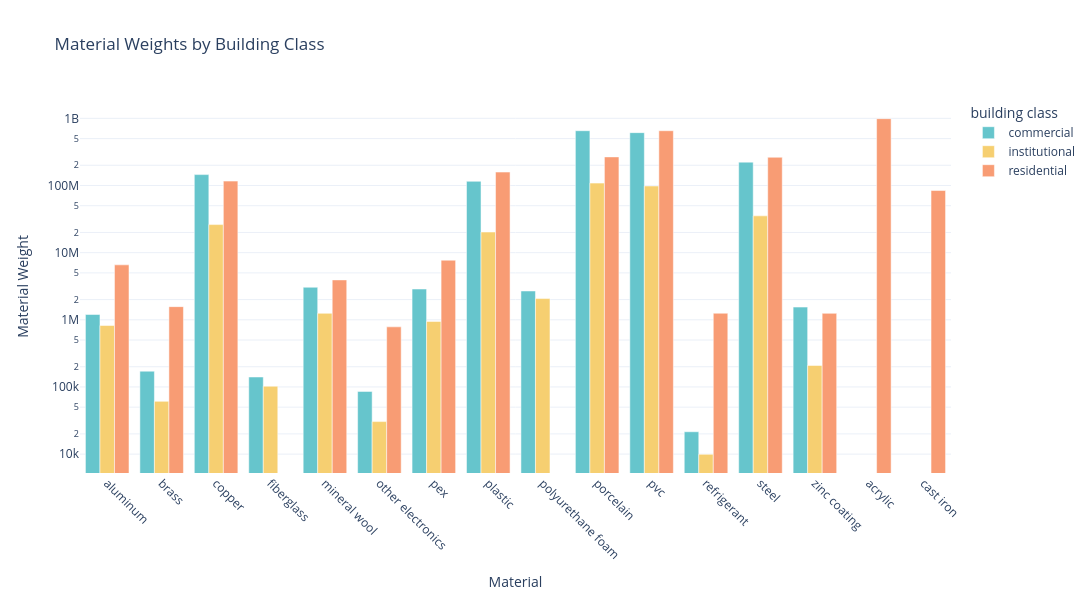

Source (notebook cell):
### Code cell
import plotly.express as px

# Create the plotly figure
fig = px.bar(
    df_final_agg,
    x='material',
    y='material_weight',
    color='building class',
    barmode='group',
    title='Material Weights by Building Class',
    color_discrete_sequence=px.colors.qualitative.Pastel,  # Pastel color sequence
)

# Update layout for appearance
fig.update_layout(
    template='plotly_white',
    xaxis_title="Material",
    yaxis_title="Material Weight",
    xaxis=dict(tickangle=45),
    width=1200,
    height=600
)

# Change y-axis to log scale
fig.update_yaxes(type='log')

# Display the figure
fig.show()

# Export as SVG
fig.write_image("material_weights_log_scale.svg")

### Figure 1 — Plotly figure (JSON) as saved in the notebook; plotly's stock layout.template omitted (floating-point values rounded to 4 significant figures)
{"data": [{"alignmentgroup": "True", "hovertemplate": "building class=commercial<br>material=%{x}<br>material_weight=%{y}<extra></extra>", "legendgroup": "commercial", "marker": {"color": "rgb(102, 197, 204)", "pattern": {"shape": ""}}, "name": "commercial", "offsetgroup": "commercial", "orientation": "v", "showlegend": true, "textposition": "auto", "type": "bar", "x": ["aluminum", "brass", "copper", "fiberglass", "mineral wool", "other electronics", "pex", "plastic", "polyurethane foam", "porcelain", "pvc", "refrigerant", "steel", "zinc coating"], "xaxis": "x", "y": [1201000.0, 171700.0, 145400000.0, 140700.0, 3055000.0, 85850.0, 2873000.0, 115500000.0, 2687000.0, 654800000.0, 613100000.0, 21520.0, 223000000.0, 1547000.0], "yaxis": "y"}, {"alignmentgroup": "True", "hovertemplate": "building class=institutional<br>material=%{x}<br>material_weight=%{y}<extra></extra>", "legendgroup": "institutional", "marker": {"color": "rgb(246, 207, 113)", "pattern": {"shape": ""}}, "name": "institutional", "offsetgroup": "institutional", "orientation": "v", "showlegend": true, "textposition": "auto", "type": "bar", "x": ["aluminum", "brass", "copper", "fiberglass", "mineral wool", "other electronics", "pex", "plastic", "polyurethane foam", "porcelain", "pvc", "refrigerant", "steel", "zinc coating"], "xaxis": "x", "y": [821900.0, 61010.0, 26190000.0, 102500.0, 1249000.0, 30510.0, 947100.0, 20290000.0, 2072000.0, 108580809, 98330000.0, 9916.0, 35340000.0, 209000.0], "yaxis": "y"}, {"alignmentgroup": "True", "hovertemplate": "building class=residential<br>material=%{x}<br>material_weight=%{y}<extra></extra>", "legendgroup": "residential", "marker": {"color": "rgb(248, 156, 116)", "pattern": {"shape": ""}}, "name": "residential", "offsetgroup": "residential", "orientation": "v", "showlegend": true, "textposition": "auto", "type": "bar", "x": ["acrylic", "aluminum", "brass", "cast iron", "copper", "mineral wool", "other electronics", "pex", "plastic", "porcelain", "pvc", "refrigerant", "steel", "zinc coating"], "xaxis": "x", "y": [990400000.0, 6583000.0, 1571000.0, 84240000.0, 116300000.0, 3928000.0, 785500.0, 7727000.0, 158600000.0, 266900000.0, 654700000.0, 1253000.0, 263400000.0, 1249000.0], "yaxis": "y"}], "layout": {"barmode": "group", "height": 600, "legend": {"title": {"text": "building class"}, "tracegroupgap": 0}, "title": {"text": "Material Weights by Building Class"}, "width": 1200, "xaxis": {"anchor": "y", "domain": [0, 1], "tickangle": 45, "title": {"text": "Material"}}, "yaxis": {"anchor": "x", "domain": [0, 1], "title": {"text": "Material Weight"}, "type": "log"}}}
